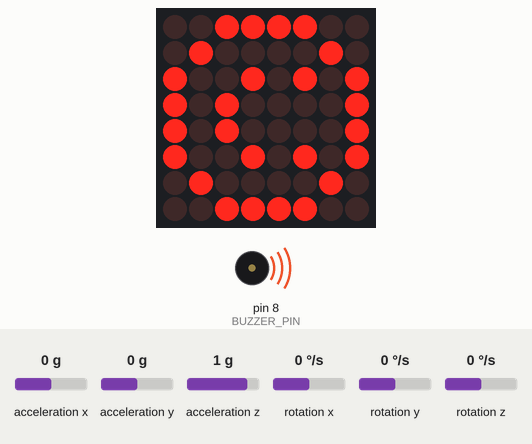
This sketch was run on a simulated Arduino Uno, built with avr-gcc and run on an emulated ATmega328P. Shown: 8×8 LED matrix, buzzer (waves = sounding). The inputs (shaded band) are chosen by the test bench; at power-on: rotation y 0 °/s, rotation x 0 °/s, acceleration x 0 g, acceleration y 0 g, acceleration z 1 g, rotation z 0 °/s. Random numbers use the default seed unless the sketch sets one; EEPROM starts erased; what the sketch prints to the serial monitor is not drawn.

Above: at 1.6 s.
At 4.0 s:
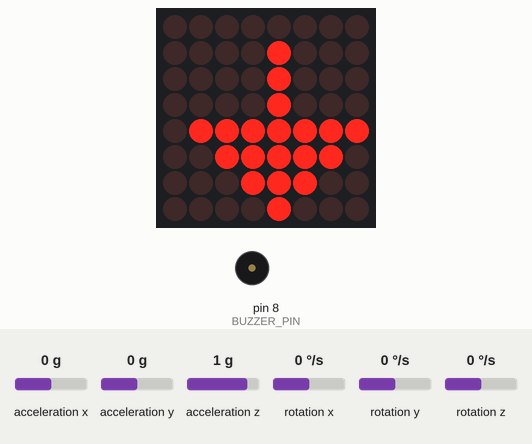
4.1 s: rotation y set to 55 °/s
At 7.0 s:
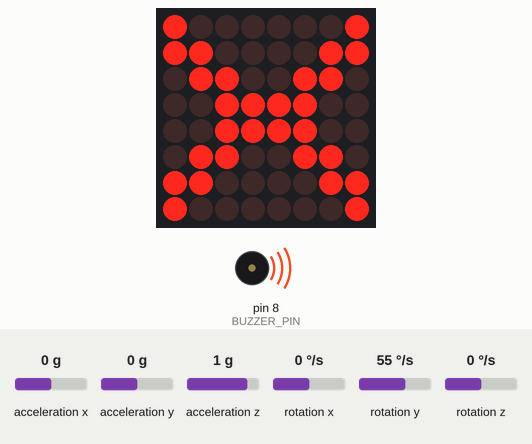
7.1 s: rotation y set to 69 °/s
At 12.5 s:
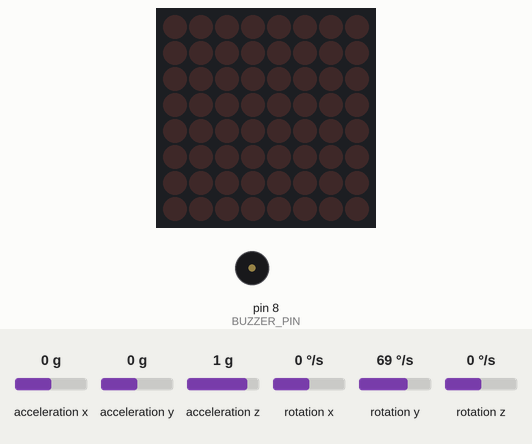
12.8 s: rotation x set to -30 °/s
15.0 s: rotation x set to -38 °/s
Timing chart, 0 to 18.4 s (numbered marks = the images above; inputs shaded):
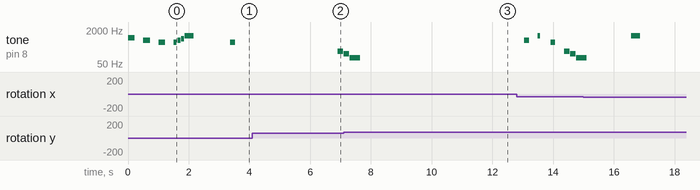

Measured:
- the behaviour switches between 61 and 62 °/s on rotation y (found by bisection; images 2 and 3)
- what the display in image 0 shows lasts 1.0 s, from 1.5 s to 2.5 s

The sketch:

HeadBopIt.ino
```cpp
/*
 * ============================================================
 *  HEAD BOP-IT v2  —  Arduino + GY-521 + MAX7219 Matrix
 * ============================================================
 *
 *  WIRING (unchanged)
 *  GY-521:  VCC->3.3V  GND->GND  SDA->A4  SCL->A5  AD0->GND
 *  MAX7219: VCC->5V    GND->GND  DIN->11  CS->10   CLK->13
 *  Buzzer:  (+)->Pin 8  (-)->GND
 *
 *  AXES (corrected for sensor orientation)
 *  gz < 0  = Twist Left   (yaw left)
 *  gz > 0  = Twist Right  (yaw right)
 *  gy > 0  = Bob Down     (nod forward)
 *  gy < 0  = Bob Up       (nod back)
 *  gx > 0  = Roll Right   (lean right)
 *  gx < 0  = Roll Left    (lean left)
 *
 *  LEVELS
 *  Level 1 — 3 moves: Twist Left, Bob Down, Roll Right
 *             Full-width arrows (existing style)
 *  Level 2 — All 6 moves: corner + center arrows
 *             Unlocks after scoring LEVEL_UP_SCORE in Level 1
 *
 *  Level 2 display layout (after 90 deg CW rotation):
 *    top-left  TL = Twist Left    top-center  TC = Bob Up
 *    top-right TR = Twist Right   bot-center  BC = Bob Down
 *    bot-right BR = Roll Right    bot-left    BL = Roll Left
 *
 *  DEPENDENCIES  (Library Manager)
 *  LedControl  by Eberhard Fahle
 *  MPU6050     by Electronic Cats
 * ============================================================
 */

#include <Wire.h>
#include <MPU6050.h>
#include <LedControl.h>
#include <EEPROM.h>
const uint16_t EEPROM_ADDR = 0;  // uses 2 bytes (uint16_t)

// ── Pins ─────────────────────────────────────────────────────
const uint8_t DIN_PIN    = 11;
const uint8_t CS_PIN     = 10;
const uint8_t CLK_PIN    = 13;
const uint8_t BUZZER_PIN =  8;

// ── Move IDs ─────────────────────────────────────────────────
const uint8_t MOVE_NONE        = 0;
const uint8_t MOVE_TWIST_LEFT  = 1;   // gz < 0
const uint8_t MOVE_BOB_DOWN    = 2;   // gy > 0
const uint8_t MOVE_ROLL_RIGHT  = 3;   // gx > 0
const uint8_t MOVE_TWIST_RIGHT = 4;   // gz > 0
const uint8_t MOVE_BOB_UP      = 5;   // gy < 0
const uint8_t MOVE_ROLL_LEFT   = 6;   // gx < 0

// ── Gyro tuning ──────────────────────────────────────────────
const int16_t GYRO_THRESH     = 8000; // ~61 deg/s
const uint8_t CONFIRM_SAMPLES =    4; // consecutive matching samples required
const uint8_t SAMPLE_DELAY_MS =   15; // ms between samples

// ── Timing ───────────────────────────────────────────────────
const uint16_t SHOW_CUE_MS   = 300;
const uint16_t BASE_LIMIT_MS = 3000;
const uint16_t MIN_LIMIT_MS  =  700;
const uint16_t SHRINK_MS     =   80;
const uint8_t  LEVEL_UP_SCORE =  10; // correct moves to unlock Level 2

// ── Brightness ───────────────────────────────────────────────
const uint8_t MATRIX_BRIGHT = 8;
const uint8_t MATRIX_DIM    = 2;

// ── Tones (Hz) ───────────────────────────────────────────────
const uint16_t TONE_TWIST_LEFT  = 880;   // A5
const uint16_t TONE_BOB_DOWN    = 660;   // E5
const uint16_t TONE_ROLL_RIGHT  = 523;   // C5
const uint16_t TONE_TWIST_RIGHT = 784;   // G5
const uint16_t TONE_BOB_UP      = 587;   // D5
const uint16_t TONE_ROLL_LEFT   = 440;   // A4
const uint16_t TONE_WIN         = 1047;  // C6
const uint16_t TONE_LOSE_1      = 200;
const uint16_t TONE_LOSE_2      = 150;
const uint16_t TONE_LOSE_3      = 100;

// ─────────────────────────────────────────────────────────────
LedControl lc = LedControl(DIN_PIN, CLK_PIN, CS_PIN, 1);
MPU6050    mpu;
uint16_t   timeLimit;
uint32_t   score;
uint8_t    currentLevel;

// ═══════════════════════════════════════════════════════════════
//  BITMAPS  (rotated 90 deg CW at display time via showPattern)
//  Each byte = one raw row. MSB = leftmost pixel.
// ═══════════════════════════════════════════════════════════════

// ── Level 1: full-width arrows (unchanged) ────────────────────

const byte PAT_L1_TWIST_LEFT[8] PROGMEM = {   // raw <- -> displays as up-arrow
  0b00010000,
  0b00110000,
  0b01110000,
  0b11111110,
  0b01110000,
  0b00110000,
  0b00010000,
  0b00000000
};

const byte PAT_L1_BOB_DOWN[8] PROGMEM = {     // raw down-arrow -> displays as left-arrow
  0b00011000,
  0b00011000,
  0b00011000,
  0b00011000,
  0b00011000,
  0b01111110,
  0b00111100,
  0b00011000
};

const byte PAT_L1_ROLL_RIGHT[8] PROGMEM = {   // raw -> -> displays as down-arrow
  0b00001000,
  0b00001100,
  0b00001110,
  0b01111111,
  0b00001110,
  0b00001100,
  0b00001000,
  0b00000000
};

// ── Level 2: corner + center arrows ──────────────────────────

const byte PAT_L2_TWIST_LEFT[8] PROGMEM = {
  0b11111000,
  0b11100000,
  0b11000000,
  0b10000000,
  0b10000000,
  0b00000000,
  0b00000000,
  0b00000000
};

const byte PAT_L2_TWIST_RIGHT[8] PROGMEM = {
  0b00011111,
  0b00000111,
  0b00000011,
  0b00000001,
  0b00000001,
  0b00000000,
  0b00000000,
  0b00000000
};

const byte PAT_L2_BOB_UP[8] PROGMEM = {
  0b00011000,
  0b00111100,
  0b11111111,
  0b00011000,
  0b00011000,
  0b00000000,
  0b00000000,
  0b00000000
};

const byte PAT_L2_BOB_DOWN[8] PROGMEM = {
  0b00000000,
  0b00000000,
  0b00000000,
  0b00011000,
  0b00011000,
  0b11111111,
  0b00111100,
  0b00011000
};

const byte PAT_L2_ROLL_RIGHT[8] PROGMEM = {
  0b00000000,
  0b00000000,
  0b00000000,
  0b00000001,
  0b00000001,
  0b00000011,
  0b00000111,
  0b00011111
};

const byte PAT_L2_ROLL_LEFT[8] PROGMEM = {
  0b00000000,
  0b00000000,
  0b00000000,
  0b10000000,
  0b10000000,
  0b11000000,
  0b11100000,
  0b11111000
};

// ── Shared patterns ───────────────────────────────────────────

const byte PAT_WIN[8] PROGMEM = {      // checkmark
  0b00000000,
  0b00000001,
  0b00000011,
  0b10000110,
  0b11001100,
  0b01111000,
  0b00110000,
  0b00000000
};

const byte PAT_LOSE[8] PROGMEM = {     // bold X
  0b11000011,
  0b01100110,
  0b00111100,
  0b00011000,
  0b00011000,
  0b00111100,
  0b01100110,
  0b11000011
};

const byte PAT_READY[8] PROGMEM = {    // smiley face
  0b00111100,
  0b01000010,
  0b10100101,
  0b10000001,
  0b10100101,
  0b10011001,
  0b01000010,
  0b00111100
};

const byte PAT_LEVELUP[8] PROGMEM = {  // checkerboard flash
  0b10101010,
  0b01010101,
  0b10101010,
  0b01010101,
  0b10101010,
  0b01010101,
  0b10101010,
  0b01010101
};

// Column-major digit font. bit 0 = top row, bit 6 = bottom row.
const byte FONT_5x7[10][5] PROGMEM = {
  {0x3E, 0x41, 0x41, 0x41, 0x3E}, // 0
  {0x00, 0x42, 0x7F, 0x40, 0x00}, // 1
  {0x42, 0x61, 0x51, 0x49, 0x46}, // 2
  {0x21, 0x41, 0x45, 0x4B, 0x31}, // 3
  {0x18, 0x14, 0x12, 0x7F, 0x10}, // 4
  {0x27, 0x45, 0x45, 0x45, 0x39}, // 5
  {0x3C, 0x4A, 0x49, 0x49, 0x30}, // 6
  {0x01, 0x71, 0x09, 0x05, 0x03}, // 7
  {0x36, 0x49, 0x49, 0x49, 0x36}, // 8
  {0x06, 0x49, 0x49, 0x29, 0x1E}, // 9
};
// ─────────────────────────────────────────────────────────────
//  Display helpers
// ─────────────────────────────────────────────────────────────
uint16_t loadHighScore() {
  uint16_t hs;
  EEPROM.get(EEPROM_ADDR, hs);
  // Fresh chip returns 0xFFFF — treat as zero
  if (hs == 0xFFFF) hs = 0;
  return hs;
}

void saveHighScore(uint16_t hs) {
  EEPROM.put(EEPROM_ADDR, hs);
}

void rotate90CW(const byte* src, byte* dst) {
  for (uint8_t r = 0; r < 8; r++) {
    dst[r] = 0;
    for (uint8_t c = 0; c < 8; c++) {
      uint8_t bit = (pgm_read_byte(&src[7 - c]) >> (7 - r)) & 1;
      dst[r] |= (bit << (7 - c));
    }
  }
}

void showPattern(const byte* pattern) {
  byte rotated[8];
  rotate90CW(pattern, rotated);
  for (uint8_t row = 0; row < 8; row++) {
    lc.setRow(0, row, rotated[row]);
  }
}

void clearMatrix() { lc.clearDisplay(0); }

const byte* patternForMove(uint8_t mv) {
  if (currentLevel == 1) {
    if (mv == MOVE_TWIST_LEFT)  return PAT_L1_TWIST_LEFT;
    if (mv == MOVE_BOB_DOWN)    return PAT_L1_BOB_DOWN;
    if (mv == MOVE_ROLL_RIGHT)  return PAT_L1_ROLL_RIGHT;
  } else {
    if (mv == MOVE_TWIST_LEFT)  return PAT_L2_TWIST_LEFT;
    if (mv == MOVE_TWIST_RIGHT) return PAT_L2_TWIST_RIGHT;
    if (mv == MOVE_BOB_DOWN)    return PAT_L2_BOB_DOWN;
    if (mv == MOVE_BOB_UP)      return PAT_L2_BOB_UP;
    if (mv == MOVE_ROLL_RIGHT)  return PAT_L2_ROLL_RIGHT;
    if (mv == MOVE_ROLL_LEFT)   return PAT_L2_ROLL_LEFT;
  }
  return PAT_READY;
}

uint16_t toneForMove(uint8_t mv) {
  switch (mv) {
    case MOVE_TWIST_LEFT:  return TONE_TWIST_LEFT;
    case MOVE_BOB_DOWN:    return TONE_BOB_DOWN;
    case MOVE_ROLL_RIGHT:  return TONE_ROLL_RIGHT;
    case MOVE_TWIST_RIGHT: return TONE_TWIST_RIGHT;
    case MOVE_BOB_UP:      return TONE_BOB_UP;
    case MOVE_ROLL_LEFT:   return TONE_ROLL_LEFT;
    default:               return 440;
  }
}

void scrollScore(uint16_t s) {
  char buf[8];
  uint8_t len = (uint8_t)sprintf(buf, "%u", s);
  // 8 blank lead + (5 pixels + 1 gap) per digit + 8 blank trail
  uint16_t totalCols = 8 + (uint16_t)len * 6 + 8;

  lc.setIntensity(0, MATRIX_BRIGHT);

  for (uint16_t offset = 0; offset <= totalCols - 8; offset++) {
    for (uint8_t dc = 0; dc < 8; dc++) {
      // display column dc → physical row (7-dc) due to 90 CW mount
      int16_t textCol = (int16_t)(offset + dc) - 8;
      byte colByte = 0;

      if (textCol >= 0 && textCol < (int16_t)(len * 6)) {
        uint8_t charIdx = textCol / 6;
        uint8_t charCol = textCol % 6;
        if (charCol < 5)
          colByte = pgm_read_byte(&FONT_5x7[buf[charIdx] - '0'][charCol]);
      }

      lc.setRow(0, dc, colByte);
    }
    delay(80); // increase to slow the scroll
  }
  clearMatrix();
}

// ─────────────────────────────────────────────────────────────
//  Game sequences
// ─────────────────────────────────────────────────────────────

void startupSequence() {
  // Preview all moves for the current level so the player can
  // memorise which arrow means which head movement.
  uint8_t moves[] = { MOVE_TWIST_LEFT, MOVE_BOB_DOWN,  MOVE_ROLL_RIGHT,
                      MOVE_TWIST_RIGHT, MOVE_BOB_UP,   MOVE_ROLL_LEFT };
  uint8_t count   = (currentLevel == 1) ? 3 : 6;

  for (uint8_t i = 0; i < count; i++) {
    lc.setIntensity(0, MATRIX_BRIGHT);
    showPattern(patternForMove(moves[i]));
    tone(BUZZER_PIN, toneForMove(moves[i]), 220);
    delay(380);
    clearMatrix();
    delay(120);
  }

  // Ready smiley + rising arpeggio
  lc.setIntensity(0, MATRIX_BRIGHT);
  showPattern(PAT_READY);
  tone(BUZZER_PIN, 523, 100); delay(120);
  tone(BUZZER_PIN, 660, 100); delay(120);
  tone(BUZZER_PIN, 784, 100); delay(120);
  tone(BUZZER_PIN, TONE_WIN, 300);
  delay(600);
  noTone(BUZZER_PIN);
  clearMatrix();
  delay(400);
}

void levelUpSequence() {
  // Rising fanfare
  uint16_t notes[] = { 523, 659, 784 };
  for (uint8_t i = 0; i < 3; i++) {
    tone(BUZZER_PIN, notes[i], 120);
    delay(140);
  }
  tone(BUZZER_PIN, 1047, 500);
  delay(600);
  noTone(BUZZER_PIN);

  // Checkerboard flash x5
  for (uint8_t i = 0; i < 5; i++) {
    lc.setIntensity(0, MATRIX_BRIGHT);
    showPattern(PAT_LEVELUP);
    delay(160);
    clearMatrix();
    delay(120);
  }

  Serial.println(F("*** LEVEL 2 UNLOCKED — all 6 moves active! ***"));
  delay(500);
}

void loseSequence() {
  noTone(BUZZER_PIN);
  lc.setIntensity(0, MATRIX_BRIGHT);
  showPattern(PAT_LOSE);

  tone(BUZZER_PIN, TONE_LOSE_1, 180); delay(200);
  tone(BUZZER_PIN, TONE_LOSE_2, 180); delay(200);
  tone(BUZZER_PIN, TONE_LOSE_3, 350); delay(400);
  noTone(BUZZER_PIN);

  for (uint8_t i = 0; i < 5; i++) {
    lc.setIntensity(0, MATRIX_BRIGHT);
    showPattern(PAT_LOSE);
    delay(160);
    clearMatrix();
    delay(120);
  }
  uint16_t hiScore = loadHighScore();
  if (score > hiScore) {
    hiScore = (uint16_t)score;
    saveHighScore(hiScore);
    tone(BUZZER_PIN, TONE_WIN, 300); delay(400); noTone(BUZZER_PIN);
  }
  Serial.print(F("Score: ")); Serial.print(score);
  Serial.print(F("  Best: ")); Serial.println(hiScore);

  scrollScore(score);    // scroll current score
  scrollScore(hiScore);  // then scroll the best
  clearMatrix();
  delay(1000);
}

void winPing(uint8_t mv) {
  lc.setIntensity(0, MATRIX_BRIGHT);
  showPattern(PAT_WIN);
  tone(BUZZER_PIN, TONE_WIN, 80);
  delay(150);
  noTone(BUZZER_PIN);
  lc.setIntensity(0, MATRIX_DIM);
  showPattern(patternForMove(mv));
  delay(80);
  clearMatrix();
}

// ─────────────────────────────────────────────────────────────
//  Movement detection
// ─────────────────────────────────────────────────────────────

uint8_t readMovement() {
  uint8_t candidate = MOVE_NONE;
  uint8_t streak    = 0;

  for (uint8_t i = 0; i < 20; i++) {
    int16_t gx, gy, gz;
    mpu.getRotation(&gx, &gy, &gz);

    int16_t agx    = abs(gx);
    int16_t agy    = abs(gy);
    int16_t agz    = abs(gz);
    int16_t maxVal = max(agx, max(agy, agz));

    uint8_t detected = MOVE_NONE;

    if (maxVal >= GYRO_THRESH) {
      // Winning axis must be at least 2x stronger than both others
      if      (agz >= agx && agz >= agy && agz > agx * 2 && agz > agy * 2)
        detected = (gz > 0) ? MOVE_TWIST_LEFT  : MOVE_TWIST_RIGHT;
      else if (agy >= agx && agy >= agz && agy > agx * 2 && agy > agz * 2)
        detected = (gy > 0) ? MOVE_BOB_DOWN    : MOVE_BOB_UP;
      else if (agx >= agy && agx >= agz && agx > agy * 2 && agx > agz * 2)
        detected = (gx > 0) ? MOVE_ROLL_RIGHT  : MOVE_ROLL_LEFT;
    }

    // Level 1: ignore the three new moves entirely
    if (currentLevel == 1 &&
        detected != MOVE_TWIST_LEFT &&
        detected != MOVE_BOB_DOWN   &&
        detected != MOVE_ROLL_RIGHT)
      detected = MOVE_NONE;

    if (detected != MOVE_NONE && detected == candidate) {
      if (++streak >= CONFIRM_SAMPLES) return candidate;
    } else {
      candidate = detected;
      streak    = (detected != MOVE_NONE) ? 1 : 0;
    }

    delay(SAMPLE_DELAY_MS);
  }
  return MOVE_NONE;
}

// ─────────────────────────────────────────────────────────────

void setup() {
  Serial.begin(115200);
  unsigned long t = millis();
  while (!Serial && millis() - t < 3000);

  Wire.begin();
  lc.shutdown(0, false);
  lc.setIntensity(0, MATRIX_BRIGHT);
  lc.clearDisplay(0);

  mpu.initialize();
  mpu.setFullScaleGyroRange(MPU6050_GYRO_FS_250);
  // testConnection() skipped — unreliable on clone chips
  // I2C scanner already confirmed address 0x68

  Serial.println(F("Head Bop-It v2 ready — Level 1"));
  randomSeed(analogRead(A0));

  currentLevel = 1;
  startupSequence();
  //saveHighScore(0);  // Uncomment to reset high score
}

// ─────────────────────────────────────────────────────────────

void loop() {
  score     = 0;
  timeLimit = BASE_LIMIT_MS;
  clearMatrix();
  noTone(BUZZER_PIN);
  delay(500);

  Serial.print(F("--- NEW GAME  Level: "));
  Serial.print(currentLevel);
  Serial.println(F(" ---"));

  while (true) {
    // Choose a random move for the current level
    uint8_t currentMove = (currentLevel == 1) ? random(1, 4) : random(1, 7);

    // Bright cue: show pattern + play tone
    lc.setIntensity(0, MATRIX_BRIGHT);
    showPattern(patternForMove(currentMove));
    tone(BUZZER_PIN, toneForMove(currentMove), SHOW_CUE_MS / 2);
    delay(SHOW_CUE_MS);
    noTone(BUZZER_PIN);

    // Dim = "your turn now"
    lc.setIntensity(0, MATRIX_DIM);

    const char* name;
    switch (currentMove) {
      case MOVE_TWIST_LEFT:  name = "TWIST LEFT";  break;
      case MOVE_BOB_DOWN:    name = "BOB DOWN";    break;
      case MOVE_ROLL_RIGHT:  name = "ROLL RIGHT";  break;
      case MOVE_TWIST_RIGHT: name = "TWIST RIGHT"; break;
      case MOVE_BOB_UP:      name = "BOB UP";      break;
      case MOVE_ROLL_LEFT:   name = "ROLL LEFT";   break;
      default:               name = "???";
    }
    Serial.println(name);

    // Wait for a matching move within the time window
    uint32_t deadline = millis() + timeLimit;
    uint8_t  detected  = MOVE_NONE;
    delay(80);  // let residual motion settle

    while (millis() < deadline) {
      detected = readMovement();
      if (detected != MOVE_NONE) break;
      delay(10);
    }

    if (detected == currentMove) {
      // ── CORRECT ─────────────────────────────────────────────
      score++;
      winPing(currentMove);

      if (timeLimit > MIN_LIMIT_MS) {
        timeLimit -= SHRINK_MS;
        if (timeLimit < MIN_LIMIT_MS) timeLimit = MIN_LIMIT_MS;
      }

      Serial.print(F("  Score: "));  Serial.print(score);
      Serial.print(F("  Window: ")); Serial.print(timeLimit);
      Serial.println(F("ms"));

      // Level up?
      if (currentLevel == 1 && score >= LEVEL_UP_SCORE) {
        currentLevel = 2;
        timeLimit    = BASE_LIMIT_MS;   // reset window for new level
        levelUpSequence();
        startupSequence();              // preview the 6 new patterns
      }

      delay(200);

    } else {
      // ── WRONG / TIMEOUT ─────────────────────────────────────
      loseSequence();
      currentLevel = 1;   // back to the beginning
      break;
    }
  }
}
```
